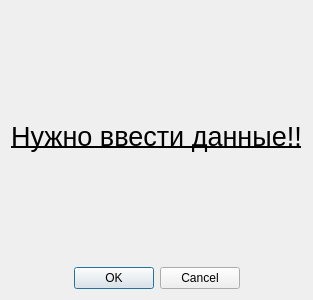
<?xml version="1.0" encoding="UTF-8"?>
<ui version="4.0">
 <class>Dialog</class>
 <widget class="QDialog" name="Dialog">
  <property name="geometry">
   <rect>
    <x>0</x>
    <y>0</y>
    <width>300</width>
    <height>300</height>
   </rect>
  </property>
  <property name="maximumSize">
   <size>
    <width>300</width>
    <height>300</height>
   </size>
  </property>
  <property name="windowTitle">
   <string>Dialog</string>
  </property>
  <layout class="QGridLayout" name="gridLayout">
   <item row="0" column="0">
    <widget class="QLabel" name="label">
     <property name="maximumSize">
      <size>
       <width>300</width>
       <height>16777215</height>
      </size>
     </property>
     <property name="font">
      <font>
       <pointsize>20</pointsize>
       <underline>true</underline>
      </font>
     </property>
     <property name="whatsThis">
      <string>&lt;html&gt;&lt;head/&gt;&lt;body&gt;&lt;p align=&quot;center&quot;&gt;&lt;br/&gt;&lt;/p&gt;&lt;/body&gt;&lt;/html&gt;</string>
     </property>
     <property name="layoutDirection">
      <enum>Qt::LeftToRight</enum>
     </property>
     <property name="text">
      <string>Нужно ввести данные!!</string>
     </property>
     <property name="alignment">
      <set>Qt::AlignCenter</set>
     </property>
    </widget>
   </item>
   <item row="2" column="0">
    <widget class="QDialogButtonBox" name="buttonBox">
     <property name="toolTip">
      <string>&lt;html&gt;&lt;head/&gt;&lt;body&gt;&lt;p align=&quot;center&quot;&gt;&lt;br/&gt;&lt;/p&gt;&lt;/body&gt;&lt;/html&gt;</string>
     </property>
     <property name="layoutDirection">
      <enum>Qt::LeftToRight</enum>
     </property>
     <property name="orientation">
      <enum>Qt::Horizontal</enum>
     </property>
     <property name="standardButtons">
      <set>QDialogButtonBox::Cancel|QDialogButtonBox::Ok</set>
     </property>
     <property name="centerButtons">
      <bool>true</bool>
     </property>
    </widget>
   </item>
  </layout>
 </widget>
 <resources/>
 <connections>
  <connection>
   <sender>buttonBox</sender>
   <signal>accepted()</signal>
   <receiver>Dialog</receiver>
   <slot>accept()</slot>
   <hints>
    <hint type="sourcelabel">
     <x>248</x>
     <y>254</y>
    </hint>
    <hint type="destinationlabel">
     <x>157</x>
     <y>274</y>
    </hint>
   </hints>
  </connection>
  <connection>
   <sender>buttonBox</sender>
   <signal>rejected()</signal>
   <receiver>Dialog</receiver>
   <slot>reject()</slot>
   <hints>
    <hint type="sourcelabel">
     <x>316</x>
     <y>260</y>
    </hint>
    <hint type="destinationlabel">
     <x>286</x>
     <y>274</y>
    </hint>
   </hints>
  </connection>
 </connections>
</ui>
